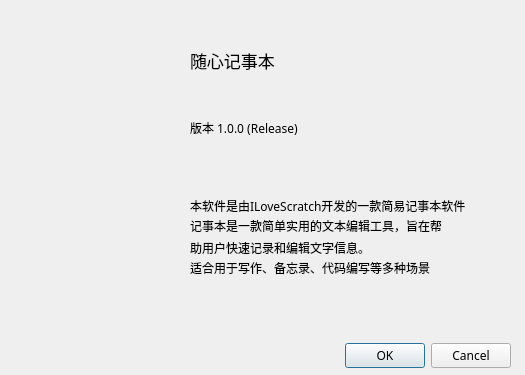
<?xml version="1.0" encoding="UTF-8"?>
<ui version="4.0">
 <class>Dialog</class>
 <widget class="QDialog" name="Dialog">
  <property name="geometry">
   <rect>
    <x>0</x>
    <y>0</y>
    <width>525</width>
    <height>375</height>
   </rect>
  </property>
  <property name="sizePolicy">
   <sizepolicy hsizetype="Ignored" vsizetype="Ignored">
    <horstretch>0</horstretch>
    <verstretch>0</verstretch>
   </sizepolicy>
  </property>
  <property name="font">
   <font>
    <family>Microsoft YaHei</family>
   </font>
  </property>
  <property name="windowTitle">
   <string>关于</string>
  </property>
  <widget class="QDialogButtonBox" name="buttonBox">
   <property name="geometry">
    <rect>
     <x>210</x>
     <y>340</y>
     <width>301</width>
     <height>32</height>
    </rect>
   </property>
   <property name="orientation">
    <enum>Qt::Horizontal</enum>
   </property>
   <property name="standardButtons">
    <set>QDialogButtonBox::Cancel|QDialogButtonBox::Ok</set>
   </property>
  </widget>
  <widget class="QLabel" name="label">
   <property name="geometry">
    <rect>
     <x>20</x>
     <y>320</y>
     <width>181</width>
     <height>41</height>
    </rect>
   </property>
   <property name="text">
    <string/>
   </property>
   <property name="pixmap">
    <pixmap>resources/built_with_qt.png</pixmap>
   </property>
  </widget>
  <widget class="QLabel" name="label_2">
   <property name="geometry">
    <rect>
     <x>10</x>
     <y>20</y>
     <width>171</width>
     <height>131</height>
    </rect>
   </property>
   <property name="text">
    <string/>
   </property>
   <property name="pixmap">
    <pixmap>resources/notepad_cutted.png</pixmap>
   </property>
  </widget>
  <widget class="QLabel" name="label_3">
   <property name="geometry">
    <rect>
     <x>190</x>
     <y>30</y>
     <width>271</width>
     <height>61</height>
    </rect>
   </property>
   <property name="font">
    <font>
     <pointsize>13</pointsize>
    </font>
   </property>
   <property name="text">
    <string>随心记事本</string>
   </property>
  </widget>
  <widget class="QLabel" name="label_4">
   <property name="geometry">
    <rect>
     <x>190</x>
     <y>120</y>
     <width>161</width>
     <height>16</height>
    </rect>
   </property>
   <property name="text">
    <string>版本 1.0.0 (Release)</string>
   </property>
  </widget>
  <widget class="QLabel" name="label_5">
   <property name="geometry">
    <rect>
     <x>190</x>
     <y>150</y>
     <width>291</width>
     <height>111</height>
    </rect>
   </property>
   <property name="text">
    <string>本软件是由ILoveScratch开发的一款简易记事本软件</string>
   </property>
  </widget>
  <widget class="QLabel" name="label_6">
   <property name="geometry">
    <rect>
     <x>190</x>
     <y>210</y>
     <width>261</width>
     <height>31</height>
    </rect>
   </property>
   <property name="text">
    <string>记事本是一款简单实用的文本编辑工具，旨在帮</string>
   </property>
  </widget>
  <widget class="QLabel" name="label_7">
   <property name="geometry">
    <rect>
     <x>190</x>
     <y>240</y>
     <width>341</width>
     <height>16</height>
    </rect>
   </property>
   <property name="text">
    <string>助用户快速记录和编辑文字信息。</string>
   </property>
  </widget>
  <widget class="QLabel" name="label_8">
   <property name="geometry">
    <rect>
     <x>190</x>
     <y>260</y>
     <width>291</width>
     <height>16</height>
    </rect>
   </property>
   <property name="text">
    <string>适合用于写作、备忘录、代码编写等多种场景</string>
   </property>
  </widget>
 </widget>
 <resources/>
 <connections>
  <connection>
   <sender>buttonBox</sender>
   <signal>accepted()</signal>
   <receiver>Dialog</receiver>
   <slot>accept()</slot>
   <hints>
    <hint type="sourcelabel">
     <x>248</x>
     <y>254</y>
    </hint>
    <hint type="destinationlabel">
     <x>157</x>
     <y>274</y>
    </hint>
   </hints>
  </connection>
  <connection>
   <sender>buttonBox</sender>
   <signal>rejected()</signal>
   <receiver>Dialog</receiver>
   <slot>reject()</slot>
   <hints>
    <hint type="sourcelabel">
     <x>316</x>
     <y>260</y>
    </hint>
    <hint type="destinationlabel">
     <x>286</x>
     <y>274</y>
    </hint>
   </hints>
  </connection>
 </connections>
</ui>
